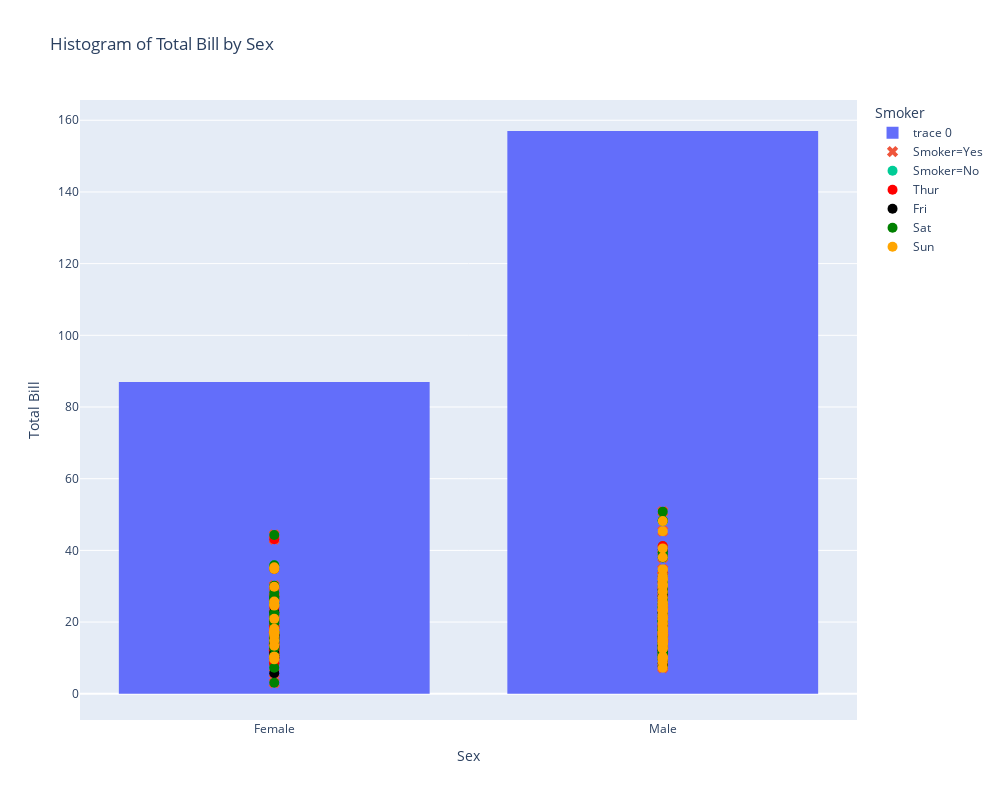

This figure's notebook cell:
### Markdown cell above
### Q3. Using the tips dataset in the Plotly library, Plot a histogram for x= "sex" and y="total_bill" column in the tips dataset. Also, use the "smoker" column with the pattern_shape parameter and the "day" column with the color parameter.

### Code cell
import plotly.graph_objects as go
import plotly.express as px

df = px.data.tips()
fig = go.Figure()
fig.add_trace(go.Histogram(x=df['sex'],  y=df['total_bill']))

# Add shape pattern w.r.t smoker column:
pattern_shapes = {'Yes': 'x', 'No': 'circle'}
for smoker, shape in pattern_shapes.items():
    df_smoker = df[df['smoker'] == smoker]
    fig.add_trace(go.Scatter(
        x=df_smoker['sex'],
        y=df_smoker['total_bill'],
        mode='markers',
        name=f'Smoker={smoker}',
        marker=dict(symbol=shape, size=10),
        showlegend=True
    ))
# Add colour w.r.t day column:
color_map = {'Thur': 'red', 'Fri': 'black', 'Sat': 'green', 'Sun': 'orange'}
for day, color in color_map.items():
    filtered_data = df[df['day'] == day]
    fig.add_trace(go.Scatter(
        x=filtered_data['sex'],
        y=filtered_data['total_bill'],
        mode='markers',
        name=day,
        marker=dict(color=color, size=10),
    ))



# Update layout
fig.update_layout(
    xaxis=dict(title='Sex'),
    yaxis=dict(title='Total Bill'),
    title='Histogram of Total Bill by Sex',
    showlegend=True,
    legend_title='Smoker', width=1000, height=800)

fig.show()

### Figure 1 — Plotly figure (JSON) as saved in the notebook; plotly's stock layout.template omitted (floating-point values rounded to 4 significant figures; data arrays with more than 128 entries replaced by an {"elided": "..."} marker saying what was removed)
{"data": [{"type": "histogram", "x": {"elided": "244 str values"}, "y": {"elided": "244 float values"}}, {"marker": {"size": 10, "symbol": "x"}, "mode": "markers", "name": "Smoker=Yes", "showlegend": true, "type": "scatter", "x": ["Male", "Male", "Male", "Male", "Male", "Male", "Female", "Male", "Female", "Female", "Male", "Male", "Male", "Male", "Female", "Female", "Male", "Male", "Male", "Male", "Female", "Female", "Female", "Female", "Male", "Male", "Male", "Female", "Male", "Female", "Female", "Female", "Male", "Male", "Male", "Male", "Male", "Male", "Male", "Male", "Female", "Male", "Male", "Male", "Male", "Male", "Male", "Female", "Male", "Female", "Male", "Male", "Female", "Male", "Male", "Male", "Male", "Female", "Female", "Male", "Male", "Female", "Female", "Female", "Male", "Female", "Male", "Male", "Male", "Female", "Male", "Male", "Female", "Female", "Female", "Male", "Male", "Male", "Female", "Male", "Female", "Male", "Male", "Female", "Female", "Female", "Male", "Male", "Male", "Male", "Male", "Female", "Male"], "y": [38.01, 11.24, 20.29, 13.81, 11.02, 18.29, 3.07, 15.01, 26.86, 25.28, 17.92, 19.44, 32.68, 28.97, 5.75, 16.32, 40.17, 27.28, 12.03, 21.01, 11.35, 15.38, 44.3, 22.42, 15.36, 20.49, 25.21, 14.31, 16, 17.51, 10.59, 10.63, 50.81, 15.81, 7.25, 31.85, 16.82, 32.9, 17.89, 14.48, 9.6, 34.63, 34.65, 23.33, 45.35, 23.17, 40.55, 20.9, 30.46, 18.15, 23.1, 15.69, 19.81, 28.44, 15.48, 16.58, 10.34, 43.11, 13, 13.51, 18.71, 12.74, 13, 16.4, 20.53, 16.47, 26.59, 38.73, 24.27, 12.76, 30.06, 25.89, 13.27, 28.17, 12.9, 28.15, 11.59, 7.74, 30.14, 12.16, 13.42, 8.58, 13.42, 16.27, 10.09, 22.12, 24.01, 15.69, 15.53, 12.6, 32.83, 27.18, 22.67]}, {"marker": {"size": 10, "symbol": "circle"}, "mode": "markers", "name": "Smoker=No", "showlegend": true, "type": "scatter", "x": {"elided": "151 str values"}, "y": {"elided": "151 float values"}}, {"marker": {"color": "red", "size": 10}, "mode": "markers", "name": "Thur", "type": "scatter", "x": ["Male", "Male", "Male", "Male", "Male", "Female", "Male", "Male", "Female", "Male", "Male", "Male", "Male", "Female", "Female", "Female", "Male", "Female", "Male", "Male", "Female", "Female", "Male", "Female", "Female", "Male", "Male", "Female", "Female", "Female", "Female", "Female", "Female", "Female", "Male", "Female", "Female", "Male", "Male", "Female", "Female", "Female", "Female", "Female", "Male", "Male", "Female", "Male", "Male", "Male", "Male", "Male", "Female", "Female", "Male", "Male", "Female", "Female", "Female", "Male", "Female", "Female"], "y": [27.2, 22.76, 17.29, 19.44, 16.66, 10.07, 32.68, 15.98, 34.83, 13.03, 18.28, 24.71, 21.16, 10.65, 12.43, 24.08, 11.69, 13.42, 14.26, 15.95, 12.48, 29.8, 8.52, 14.52, 11.38, 22.82, 19.08, 20.27, 11.17, 12.26, 18.26, 8.51, 10.33, 14.15, 16, 13.16, 17.47, 34.3, 41.19, 27.05, 16.43, 8.35, 18.64, 11.87, 9.78, 7.51, 19.81, 28.44, 15.48, 16.58, 7.56, 10.34, 43.11, 13, 13.51, 18.71, 12.74, 13, 16.4, 20.53, 16.47, 18.78]}, {"marker": {"color": "black", "size": 10}, "mode": "markers", "name": "Fri", "type": "scatter", "x": ["Male", "Male", "Female", "Female", "Female", "Male", "Male", "Male", "Male", "Male", "Female", "Female", "Male", "Female", "Male", "Female", "Male", "Female", "Female"], "y": [28.97, 22.49, 5.75, 16.32, 22.75, 40.17, 27.28, 12.03, 21.01, 12.46, 11.35, 15.38, 12.16, 13.42, 8.58, 15.98, 13.42, 16.27, 10.09]}, {"marker": {"color": "green", "size": 10}, "mode": "markers", "name": "Sat", "type": "scatter", "x": ["Male", "Male", "Female", "Female", "Male", "Male", "Male", "Male", "Male", "Male", "Female", "Male", "Male", "Female", "Female", "Male", "Male", "Male", "Female", "Male", "Male", "Male", "Male", "Female", "Male", "Male", "Male", "Male", "Male", "Male", "Male", "Male", "Female", "Female", "Male", "Male", "Male", "Female", "Female", "Female", "Female", "Male", "Male", "Female", "Female", "Female", "Male", "Male", "Male", "Male", "Female", "Male", "Female", "Female", "Female", "Male", "Male", "Male", "Male", "Male", "Female", "Male", "Male", "Male", "Female", "Female", "Female", "Male", "Male", "Male", "Female", "Male", "Male", "Female", "Male", "Male", "Male", "Male", "Male", "Male", "Male", "Male", "Female", "Male", "Female", "Male", "Male"], "y": [20.65, 17.92, 20.29, 15.77, 39.42, 19.82, 17.81, 13.37, 12.69, 21.7, 19.65, 9.55, 18.35, 15.06, 20.69, 17.78, 24.06, 16.31, 16.93, 18.69, 31.27, 16.04, 38.01, 26.41, 11.24, 48.27, 20.29, 13.81, 11.02, 18.29, 17.59, 20.08, 16.45, 3.07, 20.23, 15.01, 12.02, 17.07, 26.86, 25.28, 14.73, 10.51, 17.92, 44.3, 22.42, 20.92, 15.36, 20.49, 25.21, 18.24, 14.31, 14, 7.25, 10.59, 10.63, 50.81, 15.81, 26.59, 38.73, 24.27, 12.76, 30.06, 25.89, 48.33, 13.27, 28.17, 12.9, 28.15, 11.59, 7.74, 30.14, 20.45, 13.28, 22.12, 24.01, 15.69, 11.61, 10.77, 15.53, 10.07, 12.6, 32.83, 35.83, 29.03, 27.18, 22.67, 17.82]}, {"marker": {"color": "orange", "size": 10}, "mode": "markers", "name": "Sun", "type": "scatter", "x": ["Female", "Male", "Male", "Male", "Female", "Male", "Male", "Male", "Male", "Male", "Male", "Female", "Male", "Male", "Female", "Male", "Female", "Male", "Female", "Male", "Male", "Male", "Male", "Male", "Male", "Male", "Male", "Male", "Male", "Female", "Female", "Male", "Male", "Male", "Male", "Male", "Female", "Female", "Male", "Male", "Male", "Male", "Male", "Male", "Female", "Male", "Female", "Female", "Male", "Male", "Male", "Female", "Male", "Female", "Male", "Male", "Male", "Male", "Male", "Male", "Male", "Male", "Male", "Female", "Male", "Male", "Male", "Male", "Male", "Male", "Male", "Female", "Male", "Female", "Male", "Male"], "y": [16.99, 10.34, 21.01, 23.68, 24.59, 25.29, 8.77, 26.88, 15.04, 14.78, 10.27, 35.26, 15.42, 18.43, 14.83, 21.58, 10.33, 16.29, 16.97, 17.46, 13.94, 9.68, 30.4, 18.29, 22.23, 32.4, 28.55, 18.04, 12.54, 10.29, 34.81, 9.94, 25.56, 19.49, 38.07, 23.95, 25.71, 17.31, 29.93, 14.07, 13.13, 17.26, 24.55, 19.77, 29.85, 48.17, 25, 13.39, 16.49, 21.5, 12.66, 16.21, 13.81, 17.51, 24.52, 20.76, 31.71, 7.25, 31.85, 16.82, 32.9, 17.89, 14.48, 9.6, 34.63, 34.65, 23.33, 45.35, 23.17, 40.55, 20.69, 20.9, 30.46, 18.15, 23.1, 15.69]}], "layout": {"height": 800, "legend": {"title": {"text": "Smoker"}}, "showlegend": true, "title": {"text": "Histogram of Total Bill by Sex"}, "width": 1000, "xaxis": {"autorange": true, "range": [-0.5, 1.5], "title": {"text": "Sex"}, "type": "category"}, "yaxis": {"autorange": true, "range": [-7.322, 165.6], "title": {"text": "Total Bill"}, "type": "linear"}}}
